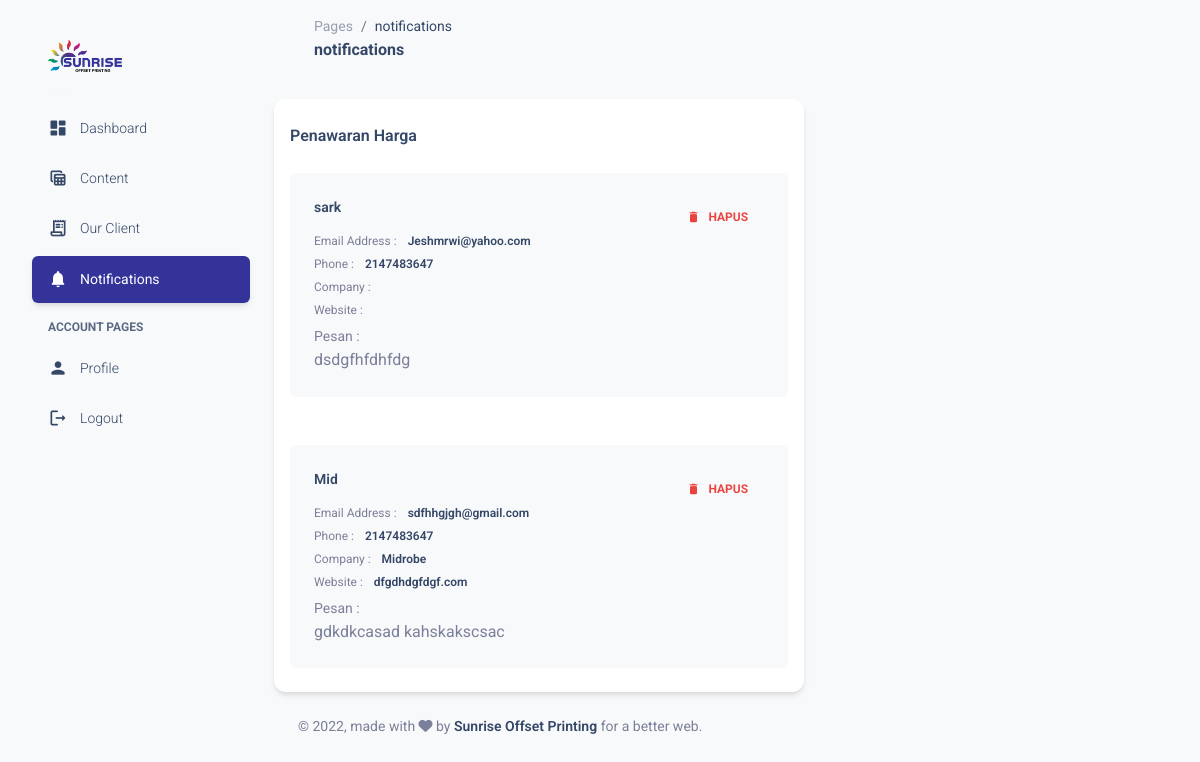
Page /admin/notifications.php on the committed database.
### tables this page shows
CREATE TABLE `message` (
  `id_message` int(11) NOT NULL,
  `nama` varchar(20) NOT NULL,
  `email` varchar(30) NOT NULL,
  `phone` int(11) NOT NULL,
  `company` varchar(30) NOT NULL,
  `website` varchar(30) NOT NULL,
  `pesan` text NOT NULL,
  `tanggal` datetime NOT NULL
);

### admin/notifications.php (the view, shortened to what this page needs)
<!DOCTYPE html>
<html lang="en">
  <head>
<link href="../admin/assets/css/nucleo-icons.css" rel="stylesheet" />
<link href="../admin/assets/css/nucleo-svg.css" rel="stylesheet" />
<link id="pagestyle" href="../admin/assets/css/material-dashboard.css" rel="stylesheet" />
  </head>
  <body class="g-sidenav-show  bg-gray-100">
      <aside class="sidenav navbar navbar-vertical navbar-expand-xs border-0 border-radius-xl my-3 fixed-start ms-3   bg-gradient-white" id="sidenav-main">
  <div class="sidenav-header">
    <a class="navbar-brand m-0" href="" target="_blank">
      <img src="assets/img/logo2.png" class="navbar-brand-img h-100" alt="main_logo">
    </a>
  </div>
  <hr class="horizontal light mt-0 mb-2">
  <div class="collapse navbar-collapse  w-auto " id="sidenav-collapse-main">
    <ul class="navbar-nav">
<li class="nav-item">
  <a class="nav-link text-dark " href="./index.php">
      <div class="text-dark text-center me-2 d-flex align-items-center justify-content-center">
        <i class="material-icons opacity-10">dashboard</i>
      </div>
    <span class="nav-link-text ms-1">Dashboard</span>
  </a>
</li>
<li class="nav-item">
  <a class="nav-link text-dark" href="./content.php">
      <div class="text-dark text-center me-2 d-flex align-items-center justify-content-center">
        <i class="material-icons opacity-10">table_view</i>
      </div>
    <span class="nav-link-text ms-1">Content</span>
  </a>
</li>
<li class="nav-item">
  <a class="nav-link text-dark " href="./ourclient.php">
      <div class="text-dark text-center me-2 d-flex align-items-center justify-content-center">
        <i class="material-icons opacity-10">receipt_long</i>
      </div>
    <span class="nav-link-text ms-1">Our Client</span>
  </a>
</li>
<li class="nav-item">
  <a class="nav-link text-dark active bg-gradient-primary " href="./notifications.php">
      <div class="text-dark text-center me-2 d-flex align-items-center justify-content-center">
        <i class="material-icons opacity-10">notifications</i>
      </div>
    <span class="nav-link-text ms-1">Notifications</span>
  </a>
</li>
    <li class="nav-item mt-3">
      <h6 class="ps-4 ms-2 text-uppercase text-xs text-dark font-weight-bolder opacity-8">Account pages</h6>
    </li>
<li class="nav-item">
  <a class="nav-link text-dark " href="./profile.php">
      <div class="text-dark text-center me-2 d-flex align-items-center justify-content-center">
        <i class="material-icons opacity-10">person</i>
      </div>
    <span class="nav-link-text ms-1">Profile</span>
  </a>
</li>
<li class="nav-item">
  <a class="nav-link text-dark " href="./logout.php">
      <div class="text-dark text-center me-2 d-flex align-items-center justify-content-center">
        <i class="material-icons opacity-10">logout</i>
      </div>
    <span class="nav-link-text ms-1">Logout</span>
  </a>
</li>
    </ul>
  </div>
</aside>
      <main class="main-content border-radius-lg ">
<nav class="navbar navbar-main navbar-expand-lg px-0 mx-4 shadow-none border-radius-xl" id="navbarBlur" data-scroll="true">
  <div class="container-fluid py-1 px-3">
    <nav aria-label="breadcrumb">
      <ol class="breadcrumb bg-transparent mb-0 pb-0 pt-1 px-0 me-sm-6 me-5">
        <li class="breadcrumb-item text-sm"><a class="opacity-5 text-dark" href="javascript:;">Pages</a></li>
        <li class="breadcrumb-item text-sm text-dark active" aria-current="page">notifications</li>
      </ol>
      <h6 class="font-weight-bolder mb-0">notifications</h6>
  </nav>
  </div>
  </nav>
      <div class="row">
        <div class="col-md-7 mt-4">
          <div class="card">
            <div class="card-header pb-0 px-3">
              <h6 class="mb-0">Penawaran Harga</h6>
            </div>
            <?php
                        include '../config/database.php';
                        $sql="select * from message order by id_message desc";
                        $hasil=mysqli_query($kon,$sql);
                        while ($data = mysqli_fetch_array($hasil)):
                    ?>
            <div class="card-body pt-4 p-3">
              <ul class="list-group">
                <li class="list-group-item border-0 d-flex p-4 mb-2 bg-gray-100 border-radius-lg">
                  <div class="d-flex flex-column">
                    <h6 class="mb-3 text-sm"><?php echo $data['nama'];?></h6>
                    <span class="mb-2 text-xs">Email Address : <span class="text-dark font-weight-bold ms-sm-2"><?php echo $data['email'];?></span></span>
                    <span class="mb-2 text-xs">Phone : <span class="text-dark ms-sm-2 font-weight-bold"><?php echo $data['phone'];?></span></span>
                    <span class="mb-2 text-xs">Company : <span class="text-dark ms-sm-2 font-weight-bold"><?php echo $data['company'];?></span></span>
                    <span class="mb-2 text-xs">Website : <span class="text-dark ms-sm-2 font-weight-bold"><?php echo $data['website'];?></span></span>
                    <span class=" text-sm">Pesan : <span class="text-dark ms-sm-2 "></span></span>
                    <div class="col">
                      <span><?php echo $data['pesan'];?></span>
                    </div>
                  </div>
                  <div class="ms-auto text-end">
                    <a class="btn btn-link btn-hapus text-danger text-gradient px-3 mb-0" id_message="<?php echo $data['id_message']; ?>"><i class="material-icons text-sm me-2">delete</i>Hapus</a>
                  </div>
                </li>
              </ul>
            </div>
            <?php endwhile; ?>
          </div>
        </div>
<footer class="footer py-4 w-100  ">
  <div class="container-fluid">
    <div class="row align-items-center justify-content-lg-between">
      <div class="col-lg-6 mb-lg-0 mb-4">
        <div class="copyright text-center text-sm text-muted text-lg-start">
          © ,
          made with <i class="fa fa-heart"></i> by
          <a href="" class="font-weight-bold" target="_blank">Sunrise Offset Printing</a>
          for a better web.
        </div>
      </div>
    </div>
  </div>
</footer>
</div>
</main>
  </body>
</html>

### rows in the picture
message: nama "sark", email "Jeshmrwi@yahoo.com", phone "2147483647", pesan "dsdgfhfdhfdg"
message: nama "Mid", email "sdfhhgjgh@gmail.com", phone "2147483647", company "Midrobe", website "dfgdhdgfdgf.com", pesan "gdkdkcasad kahskakscsac"
